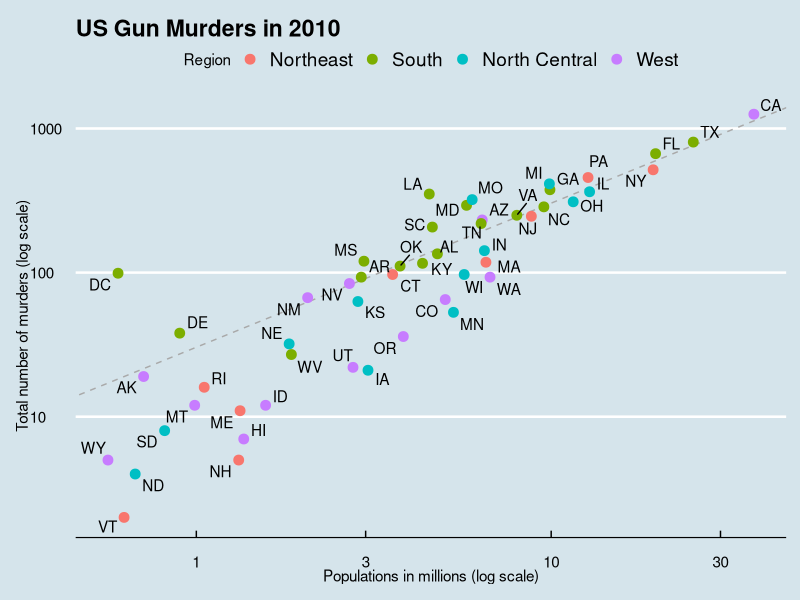
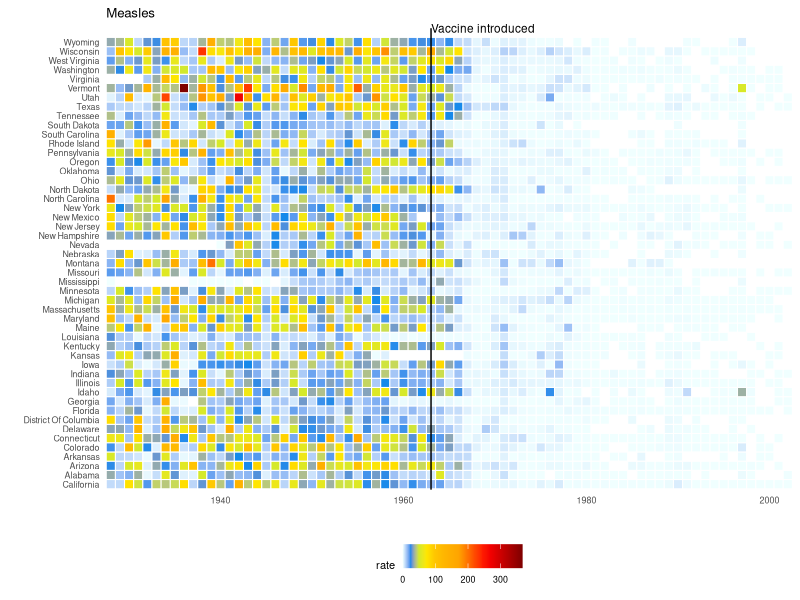
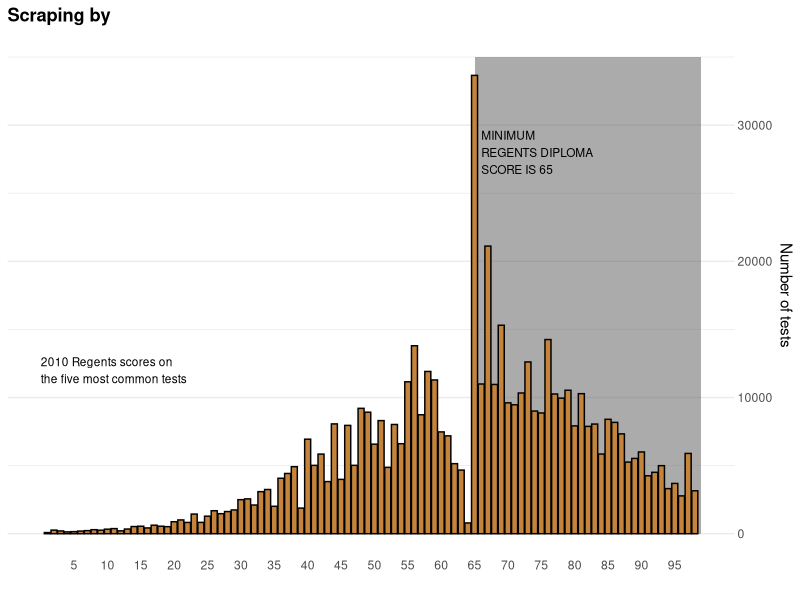
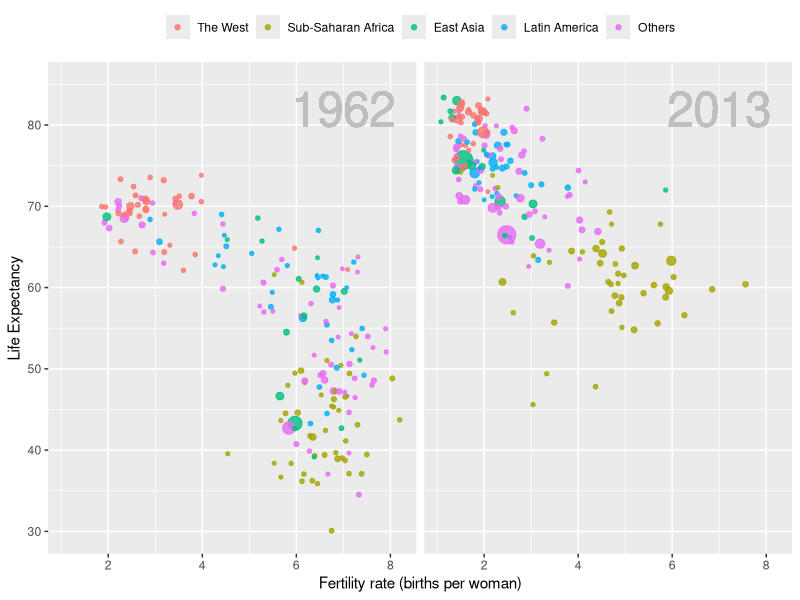

Recreate these plots in R, in order.
## ---- chunk 1
img_path <- "dataviz/img"
## ---- chunk 2
library(dslabs)
data(murders)
head(murders)
## ---- chunk 3
library(tidyverse)
library(ggthemes)
library(ggrepel)

r <- murders %>%
  summarize(pop=sum(population), tot=sum(total)) %>%
  mutate(rate = tot/pop*10^6) %>% pull(rate)

murders %>% ggplot(aes(x = population/10^6, y = total, label = abb)) +
  geom_abline(intercept = log10(r), lty=2, col="darkgrey") +
  geom_point(aes(color=region), size = 3) +
  geom_text_repel() +
  scale_x_log10() +
  scale_y_log10() +
  xlab("Populations in millions (log scale)") +
  ylab("Total number of murders (log scale)") +
  ggtitle("US Gun Murders in 2010") +
  scale_color_discrete(name="Region") +
  theme_economist()
## ---- chunk 4
#knitr::include_graphics(file.path(img_path,"wsj-vaccines.png"))
data(us_contagious_diseases)
the_disease <- "Measles"
dat <- us_contagious_diseases %>%
  filter(!state%in%c("Hawaii","Alaska") & disease == the_disease) %>%
  mutate(rate = count/ population * 10000 * 52/ weeks_reporting) %>%
  mutate(state = reorder(state, rate))

jet.colors <-
  colorRampPalette(c("#F0FFFF", "cyan", "#007FFF", "yellow", "#FFBF00", "orange", "red", "#7F0000"), bias = 2.25)

dat %>% ggplot(aes(year, state, fill = rate)) +
  geom_tile(color = "white", size=0.35) +
  scale_x_continuous(expand=c(0,0)) +
  scale_fill_gradientn(colors = jet.colors(16), na.value = 'white') +
  geom_vline(xintercept=1963, col = "black") +
  theme_minimal() +
  theme(panel.grid = element_blank()) +
  coord_cartesian(clip = 'off') +
  ggtitle(the_disease) +
  ylab("") +
  xlab("") +
  theme(legend.position = "bottom", text = element_text(size = 8)) +
  annotate(geom = "text", x = 1963, y = 50.5, label = "Vaccine introduced", size = 3, hjust=0)
## ---- chunk 5
#knitr::include_graphics(file.path(img_path,"nythist.png"))
data("nyc_regents_scores")
nyc_regents_scores$total <- rowSums(nyc_regents_scores[,-1], na.rm=TRUE)

nyc_regents_scores %>%
  filter(!is.na(score)) %>%
  ggplot(aes(score, total)) +
  annotate("rect", xmin = 65, xmax = 99, ymin = 0, ymax = 35000, alpha = .5) +
  geom_bar(stat = "identity", color = "black", fill = "#C4843C") +
  annotate("text", x = 66, y = 28000, label = "MINIMUM\nREGENTS DIPLOMA\nSCORE IS 65", hjust = 0, size = 3) +
  annotate("text", x = 0, y = 12000, label = "2010 Regents scores on\nthe five most common tests", hjust = 0, size = 3) +
  scale_x_continuous(breaks = seq(5, 95, 5), limit = c(0,99)) +
  scale_y_continuous(position = "right") +
  ggtitle("Scraping by") +
  xlab("") + ylab("Number of tests") +
  theme_minimal() +
  theme(panel.grid.major.x = element_blank(),
        panel.grid.minor.x = element_blank(),
        axis.ticks.length = unit(-0.2, "cm"),
        plot.title = element_text(face = "bold"))
## ---- chunk 6
data(gapminder)

west <- c("Western Europe","Northern Europe","Southern Europe",
          "Northern America","Australia and New Zealand")

gapminder <- gapminder %>%
  mutate(group = case_when(
    region %in% west ~ "The West",
    region %in% c("Eastern Asia", "South-Eastern Asia") ~ "East Asia",
    region %in% c("Caribbean", "Central America", "South America") ~ "Latin America",
    continent == "Africa" & region != "Northern Africa" ~ "Sub-Saharan Africa",
    TRUE ~ "Others"))
gapminder <- gapminder %>%
  mutate(group = factor(group, levels = rev(c("Others", "Latin America", "East Asia","Sub-Saharan Africa", "The West"))))

years <- c(1962, 2013)
p <- filter(gapminder, year%in%years & !is.na(group) &
              !is.na(fertility) & !is.na(life_expectancy)) %>%
  mutate(population_in_millions = population/10^6) %>%
  ggplot( aes(fertility, y=life_expectancy, col = group, size = population_in_millions)) +
  geom_point(alpha = 0.8) +
  guides(size=FALSE) +
  theme(plot.title = element_blank(), legend.title = element_blank()) +
  coord_cartesian(ylim = c(30, 85)) +
  xlab("Fertility rate (births per woman)") +
  ylab("Life Expectancy") +
  geom_text(aes(x=7, y=82, label=year), cex=12, color="grey") +
  facet_grid(. ~ year)

p + theme(strip.background = element_blank(),
          strip.text.x = element_blank(),
          strip.text.y = element_blank(),
          legend.position = "top")
